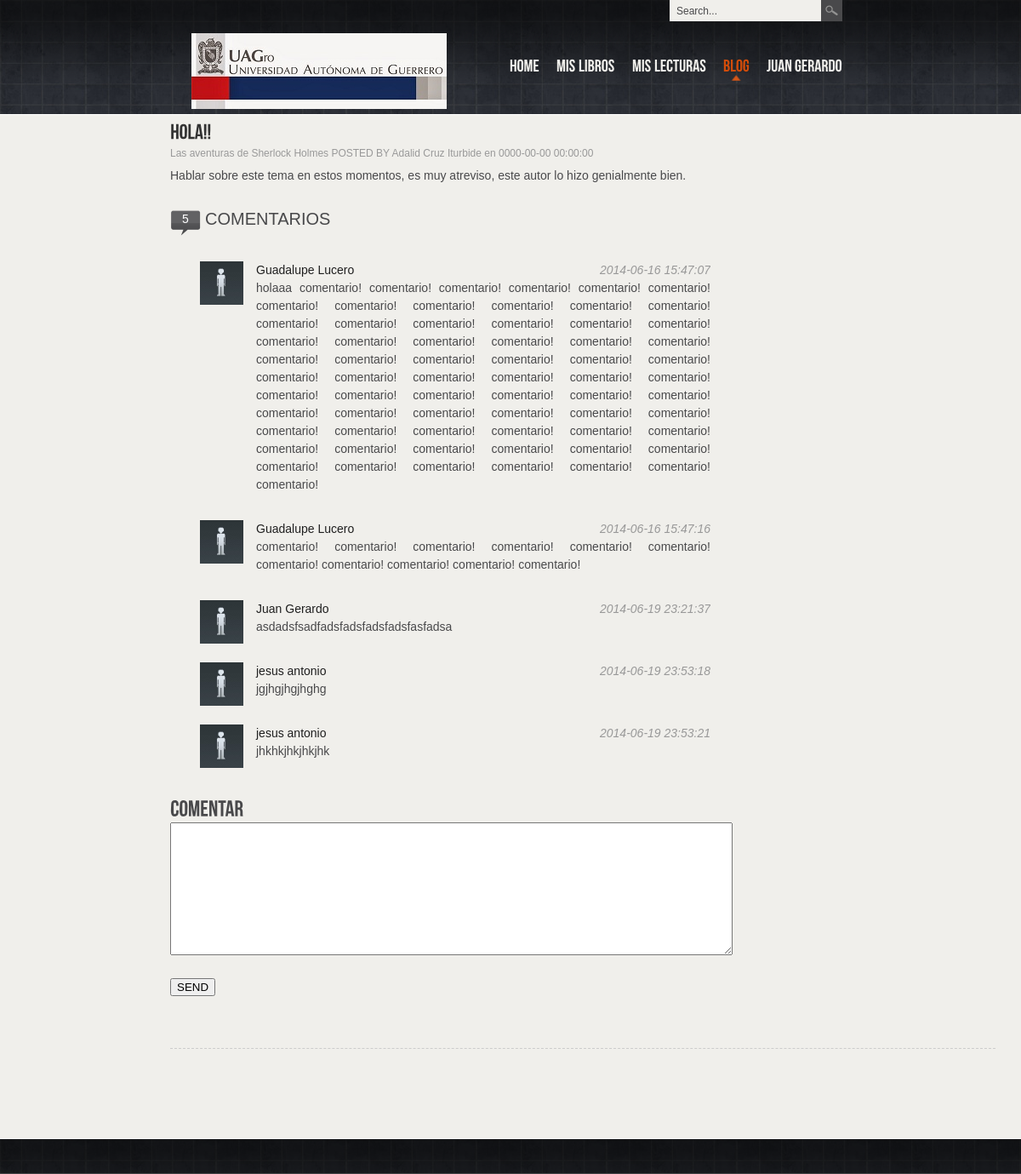
Screenshot of /singleBlog.php?idpublicacion=7 (signed in) with the database file from the repository.
### tables this page shows
CREATE TABLE IF NOT EXISTS `usuario` (
  `idusuario` int(11) NOT NULL AUTO_INCREMENT,
  `nombre` varchar(100) DEFAULT NULL,
  `sexo` char(1) DEFAULT NULL COMMENT 'm = masculino\nf = femenino',
  `correo` varchar(100) DEFAULT NULL,
  `facebook` varchar(100) DEFAULT NULL,
  `telefono` varchar(20) DEFAULT NULL,
  `direccion` varchar(100) DEFAULT NULL,
  `idunidad` int(11) DEFAULT NULL,
  `password` text,
  PRIMARY KEY (`idusuario`),
  KEY `idx_usuario` (`idunidad`)
);

CREATE TABLE IF NOT EXISTS `libro` (
  `idlibro` int(11) NOT NULL AUTO_INCREMENT,
  `estado` int(11) DEFAULT NULL,
  `idautor` int(11) DEFAULT NULL,
  `idpropietario` int(11) DEFAULT NULL,
  `ideditorial` int(11) DEFAULT NULL,
  `publicacion` date DEFAULT NULL,
  `disponible` tinyint(1) DEFAULT NULL,
  `titulo` varchar(100) DEFAULT NULL,
  PRIMARY KEY (`idlibro`),
  KEY `idx_libro` (`idautor`),
  KEY `idx_libro_0` (`idpropietario`),
  KEY `idx_libro_1` (`ideditorial`)
);

CREATE TABLE IF NOT EXISTS `publicacion` (
  `idpublicacion` int(11) NOT NULL AUTO_INCREMENT,
  `idlectura` int(11) DEFAULT NULL,
  `contenido` varchar(5000) DEFAULT NULL,
  `titulo` varchar(100) DEFAULT NULL,
  `hora` timestamp NULL DEFAULT CURRENT_TIMESTAMP,
  PRIMARY KEY (`idpublicacion`),
  KEY `idx_comentario` (`idlectura`)
);

CREATE TABLE IF NOT EXISTS `comentarios` (
  `idcomentario` int(11) NOT NULL AUTO_INCREMENT,
  `idpublicacion` int(11) DEFAULT NULL,
  `contenido` varchar(1000) DEFAULT NULL,
  `idusuario` int(11) DEFAULT NULL,
  `horacomentario` timestamp NULL DEFAULT CURRENT_TIMESTAMP,
  PRIMARY KEY (`idcomentario`),
  KEY `idx_comentarios` (`idusuario`),
  KEY `idx_comentarios_0` (`idpublicacion`)
);

### singleBlog.php (the view, shortened to what this page needs)
<?php require_once('Connections/coneccion.php'); ?>
<?php
$colname_contenidoblog = "-1";
$row_contenidoblog = " ";
$totalRows = " ";
if ((isset($_GET['idpublicacion'])) && ($_GET['idpublicacion'] != "")) {
$colname_contenidoblog = (get_magic_quotes_gpc()) ? $_GET['idpublicacion'] : addslashes($_GET['idpublicacion']);
$sql = "select \n"
    . "usuario.nombre, \n"
    . "libro.titulo, \n"
    . "publicacion.titulo as tPublicacion,\n"
    . "publicacion.contenido, \n"
    . "publicacion.hora\n"
    . "from usuario,publicacion,libro inner join lectura\n"
    . "where\n"
    . "publicacion.idpublicacion = ".$colname_contenidoblog."\n"
    . "and lectura.idlectura = publicacion.idlectura \n"
    . "and lectura.idusuario = usuario.idusuario\n"
    . "and lectura.idlibro = libro.idlibro";
$contenidoblog = mysql_query($sql, $coneccion) or die(mysql_error());
$row_contenidoblog = mysql_fetch_assoc($contenidoblog);
$totalRows = mysql_num_rows($contenidoblog);
}
?>
<!DOCTYPE html PUBLIC "-//W3C//DTD XHTML 1.0 Strict//EN" "http://www.w3.org/TR/xhtml1/DTD/xhtml1-strict.dtd">
<html xmlns="http://www.w3.org/1999/xhtml" xml:lang="en" lang="en">
	<head>
		<link rel="stylesheet" href="css/style.css" type="text/css" media="screen" />
		<link rel="stylesheet" href="js/prettyPhoto/css/prettyPhoto.css" type="text/css" media="screen" />
		<link rel="stylesheet" type="text/css" media="screen" href="css/superfish-custom.css" />
        <link rel="stylesheet" href="css/jquery.tabs.css" type="text/css" media="print, projection, screen" />
	</head>
	<body>
		<div id="header">
		<div class="degree">
			<div class="wrapper">
				<a href="home.php"><img src="img/logo.png" alt="Logo" id="logo" /></a>
				<div class="top-search">
					<form  method="get" id="searchform" action="">
						<div>
							<input type="text" value="Search..." name="s" id="s" onfocus="defaultInput(this)" onblur="clearInput(this)" />
							<input type="submit" id="searchsubmit" value=" " />
						</div>
					</form>
				</div>
				<div id="nav-holder">
					<ul id="nav" class="sf-menu">
						<li ><a href="home.php">HOME</a>
						</li>
						<li  ><a href="libros.php">MIS LIBROS</a>
						</li>
						<li><a href="lecturas.php">MIS LECTURAS</a>
						</li><li class="current_page_item"><a href="blogs.php">BLOG</a>
						</li>
						<li><a href="about.php?idusuario=<?php echo $_SESSION['idusuario'];?>"> <?php echo $_SESSION['nombre'];?></a></a>
						</li>
					</ul>
				</div>
			</div>
		</div>
		</div>
		<div id="main">
			<div class="wrapper">
				<div class="content-blog">
						<div id="posts">
							<div class="single-post">
								<div class="post-header single">
									<div class="post-title"><a href="singleBlog.php" ><?php echo
									 $row_contenidoblog['tPublicacion'];?> </a></div>
									<div class="post-meta">
										<?php
										if($totalRows!=0)
										echo $row_contenidoblog['titulo']; ?>
										POSTED BY <a href="#"> <?php
										if($totalRows!=0)
										echo $row_contenidoblog['nombre']; ?>
										 </a> en <a href="#"> <?php
										 if($totalRows!=0)
										 echo $row_contenidoblog['hora']; ?> </a>
									</div>
								</div>
						 		<div id="contenido-post" style="text-align:justify; width: auto;">
						 		 <?php
								 if($totalRows!=0)
								 echo nl2br($row_contenidoblog['contenido']); ?>
							  </div>
								<div id = listaComentarios>
									<?php
						$sqlComents = "select count(*) as total from comentarios where idpublicacion = ".$colname_contenidoblog;
						$comentarios = mysql_query($sqlComents, $coneccion) or die(mysql_error());
						$resultado = '-1';
						if($numComents = mysql_fetch_assoc($comentarios)){
							$resultado = $numComents['total'] ;
						}
									?>
								<div class="comments-header"><span class="n-comments"><?php echo $resultado;?></span><span class="text">COMENTARIOS</span></div>
								<ol class="comments-list">
								<?php
								if($resultado != 0){
							$sqlcomentarios = "select comentarios.idcomentario,usuario.nombre,comentarios.contenido,\n"
    . "comentarios.horacomentario \n"
    . "from usuario,comentarios\n"
    . "where \n"
    . "comentarios.idpublicacion = ".$colname_contenidoblog	."\n"
    . "and comentarios.idusuario = usuario.idusuario\n"
    . "ORDER BY `comentarios`.`horacomentario` ASC ";
						$result = mysql_query($sqlcomentarios, $coneccion) or die(mysql_error());
					while($comentariosPublicacion = mysql_fetch_assoc($result)){
								?>
									 <li>
										<div class="comment-wrap">
											<img src='img/dummies/avatar.jpg' alt='avatar' width="51" height="51" class='avatar' />
											<div class="comments-right">
												<div class="meta-date"><?php echo $comentariosPublicacion['horacomentario']?></div>
												<div><a href='#' class='url'><strong>
												<?php
												$shortName = explode(" ",$comentariosPublicacion['nombre']);
												echo $shortName[0].' '.$shortName[1];
												?></strong></a></div>
												<div class="brief">
											  <p><?php echo $comentariosPublicacion['contenido']?></p></div>
										  </div>
									   </div>
								  </li>
									<?php
									}
									}
									else{
										echo "------------------------------------------------------------------------------";
									}
									?>
								</ol>
</div>
								<div class="leave-comment">
								<p>
								  <h3>Comentar</h3>
										<fieldset>
										<p>
											  <textarea name="contenido" cols="80%" rows="10" wrap="off" id="contenido" tabindex="4"></textarea>
										</p>
											<p><input type="submit" name="submit" id="submit" tabindex="5" value="SEND" onclick="enviarComentario();"/></p>
										</fieldset>
								</div>
							</div>
						</div>
                </div>
				<div class="twitter-reader">
					<script>Chirp({user:"ansimuz",max:1})</script></div>
		  </div>
	</div>
		<div id="footer">
		<div class="degree">
</div>
		</div>
	</body>
</html>

### css/style.css (style rules this page uses)
ol { list-style: decimal; padding-left: 30px; }
body { line-height: 1; color: #49494b; background: #f0efeb; font-family: Tahoma, Arial, Helvetica, sans-serif; font-size: 14px; font-size: 14px; text-align: justify; width: auto; }
a { color: #42c8f4; }
h3 { font-size: 26px; }
h1, h2, h3, h4, h5, h6 { margin-bottom: .0em; }
#header #main, #footer, #bottom { width: 100%; }
#header { height: 134px; background: #e5e3dc url(../img/bgs/webtreats/webtreats_blue_creme_pattern_87.jpg); border-bottom: 1px solid #fff; }
#home-header .degree, #header .degree { background:url(../img/top-degree.png) repeat-x; height: 100%; width: 100%; }
.wrapper { width: 800px; margin: 0 auto; position: relative; }
#logo { position: absolute; top:39px; left: 25px; }
.top-search { position: absolute; top:0px; right: 10px; }
.content-blog { overflow: hidden; margin-top: 10px; min-height: 600px; line-height: 1.5em; width: 800px; }
.content p, .content-blog p { margin-bottom: 21px; }
#searchform #s { color: #49494b; font-size: 12px; width: 160px; height: 21px; margin: 0px 0px 5px 0px; padding: 2px 35px 2px 8px; border: 0; background: #f0efeb; }
#searchform #searchsubmit { position: absolute; top: 0px; right: 0px; width: 25px; height: 25px; border: 0px; background: url(../img/sprites.png) no-repeat transparent 0px 0px; }
#nav-holder { width: 700px; position: absolute; top:68px; right: 10px; font-size: 20px; }
#nav { display: block; float: right; }
#nav li { display: block; float: left; padding-left: 20px; }
#nav li:first-child { padding-left: 0px; }
#nav li a { color: #f0efeb; text-decoration: none; padding-bottom: 5px; }
#nav>li>a:hover, #nav>li.current_page_item>a { color: #d24c0a; background: url(../img/sprites.png) no-repeat center -51px; }
.twitter-reader { position: relative; width: 970px; margin: 0px auto 20px auto; padding-top: 25px; color: #555555; min-height: 60px; font-style: italic; border-top: 1px dashed #ccc; z-index: 225; }
#posts { width: 450px; float: left; margin-bottom: 20px; }
.single-post { margin-bottom: 20px; overflow: hidden; width: 800px; }
#posts .post-header { position: relative; margin-bottom: 5px; margin-left: 10px; }
#posts .single { margin-left: 0px; width: auto; }
#posts .post-header .post-title { width: auto; }
#posts .post-header .post-title a { font-size: 24px; color: #333333; text-decoration: none; }
#posts .post-header .post-meta { font-size: 12px; color: #999999; }
#posts .post-header .post-meta a { color: #999999; text-decoration: none; }
.comments-list { display: block; width: 500px; }
.comments-header { margin-bottom: 25px; margin-top: 30px; overflow: hidden; width: auto; }
.comments-header .n-comments { display: block; float: left; text-align: center; color: #fff; width: 36px; height: 30px; background: url(../img/sprites.png) no-repeat -394px -343px; }
.comments-header .text { font-size: 20px; margin-left: 5px; }
.comments-list li { display: block; margin-bottom: 0px; padding: 5px 5px 5px 5px; line-height: 1.5em; }
.comments-list li .comment-wrap { overflow: visible; position: relative; padding: 0px 0px 0px 0px; width: 600px; }
.comments-list li a { color: #1f1f1f; text-decoration: none; }
.comments-list li .comments-right { min-height: 50px; overflow: hidden; padding-left: 5px; position: relative; }
.comments-list li img { display: block; float: left; margin: 0px 10px 10px 0px; }
.comments-list .meta-date { display: block; float: right; color: #999999; font-style: italic; }
.comments-list li div.brief { font-size: 14px; line-height: 1.5em; }
#footer { position: relative; width: 100%; background: #e5e3dc url(../img/bgs/webtreats/webtreats_blue_creme_pattern_87.jpg); border-top: 1px solid #fff; }
#footer .degree { background:url(../img/top-degree.png) repeat-x; height: 100%; width: 100%; padding-top: 20px; padding-bottom: 20px; }

### css/superfish-custom.css (style rules this page uses)
.sf-menu, .sf-menu * { margin: 0; padding: 0; list-style: none; }
.sf-menu { line-height: 1.0; }
.sf-menu li { float: left; position: relative; }
.sf-menu a { display: block; position: relative; }

### rows the page displays
usuario: libro.titulo "Las aventuras de Sherlock Holmes", nombre "Adalid Cruz Iturbide", publicacion.hora "0000-00-00 00:00:00", publicacion.contenido "Hablar sobre este tema en estos momentos, es muy atreviso, este autor lo hizo genialmente bien."
comentarios: horacomentario "2014-06-16 15:47:07", idusuario.nombre "Guadalupe", idusuario.nombre "Lucero", contenido "holaaa comentario! comentario! comentario! comentario! comentario! comentario! comentario! comentario! comentario! comentario! comentario! comentario! comentario! comentario! comentario! comentario! comentario! comentario! comentario! comentario! comentario! comentario! comentario! comentario! comentario! comentario! comentario! comentario! comentario! comentario! comentario! comentario! comentario! comentario! comentario! comentario! comentario! comentario! comentario! comentario! comentario! comentario! comentario! comentario! comentario! comentario! comentario! comentario! comentario! comentario! comentario! comentario! comentario! comentario! comentario! comentario! comentario!…"
comentarios: horacomentario "2014-06-16 15:47:16", idusuario.nombre "Guadalupe", idusuario.nombre "Lucero", contenido "comentario! comentario! comentario! comentario! comentario! comentario! comentario! comentario! comentario! comentario! comentario!"
comentarios: horacomentario "2014-06-19 23:21:37", idusuario.nombre "Juan", idusuario.nombre "Gerardo", contenido "asdadsfsadfadsfadsfadsfadsfasfadsa"
comentarios: horacomentario "2014-06-19 23:53:18", idusuario.nombre "jesus", idusuario.nombre "antonio", contenido "jgjhgjhgjhghg"
comentarios: horacomentario "2014-06-19 23:53:21", idusuario.nombre "jesus", idusuario.nombre "antonio", contenido "jhkhkjhkjhkjhk"

### other values shown
$resultado "5"
